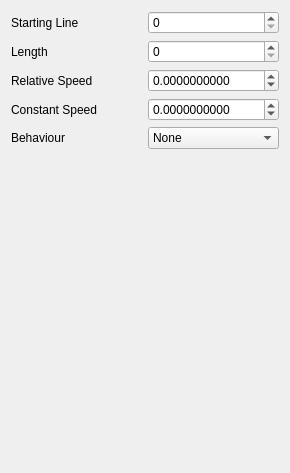
<?xml version="1.0" encoding="UTF-8"?>
<ui version="4.0">
 <class>SceneScrollPropertiesv5</class>
 <widget class="QWidget" name="SceneScrollPropertiesv5">
  <property name="geometry">
   <rect>
    <x>0</x>
    <y>0</y>
    <width>290</width>
    <height>473</height>
   </rect>
  </property>
  <property name="maximumSize">
   <size>
    <width>290</width>
    <height>16777215</height>
   </size>
  </property>
  <property name="windowTitle">
   <string>Form</string>
  </property>
  <layout class="QGridLayout" name="gridLayout">
   <item row="2" column="1">
    <widget class="QDoubleSpinBox" name="relSpeed">
     <property name="decimals">
      <number>10</number>
     </property>
     <property name="minimum">
      <double>-128.000000000000000</double>
     </property>
     <property name="maximum">
      <double>128.000000000000000</double>
     </property>
    </widget>
   </item>
   <item row="4" column="1">
    <widget class="QComboBox" name="behaviour">
     <item>
      <property name="text">
       <string>None</string>
      </property>
     </item>
     <item>
      <property name="text">
       <string>Deform</string>
      </property>
     </item>
    </widget>
   </item>
   <item row="3" column="0">
    <widget class="QLabel" name="label_2">
     <property name="text">
      <string>Constant Speed</string>
     </property>
    </widget>
   </item>
   <item row="0" column="0">
    <widget class="QLabel" name="label_4">
     <property name="text">
      <string>Starting Line</string>
     </property>
    </widget>
   </item>
   <item row="3" column="1">
    <widget class="QDoubleSpinBox" name="constSpeed">
     <property name="decimals">
      <number>10</number>
     </property>
     <property name="minimum">
      <double>-128.000000000000000</double>
     </property>
     <property name="maximum">
      <double>128.000000000000000</double>
     </property>
    </widget>
   </item>
   <item row="5" column="0">
    <spacer name="verticalSpacer">
     <property name="orientation">
      <enum>Qt::Vertical</enum>
     </property>
     <property name="sizeHint" stdset="0">
      <size>
       <width>20</width>
       <height>40</height>
      </size>
     </property>
    </spacer>
   </item>
   <item row="4" column="0">
    <widget class="QLabel" name="label_3">
     <property name="text">
      <string>Behaviour</string>
     </property>
    </widget>
   </item>
   <item row="2" column="0">
    <widget class="QLabel" name="label">
     <property name="text">
      <string>Relative Speed</string>
     </property>
    </widget>
   </item>
   <item row="1" column="0">
    <widget class="QLabel" name="label_5">
     <property name="text">
      <string>Length</string>
     </property>
    </widget>
   </item>
   <item row="0" column="1">
    <widget class="QSpinBox" name="startLine">
     <property name="maximum">
      <number>65536</number>
     </property>
    </widget>
   </item>
   <item row="1" column="1">
    <widget class="QSpinBox" name="length">
     <property name="maximum">
      <number>65536</number>
     </property>
    </widget>
   </item>
  </layout>
 </widget>
 <resources/>
 <connections/>
</ui>
